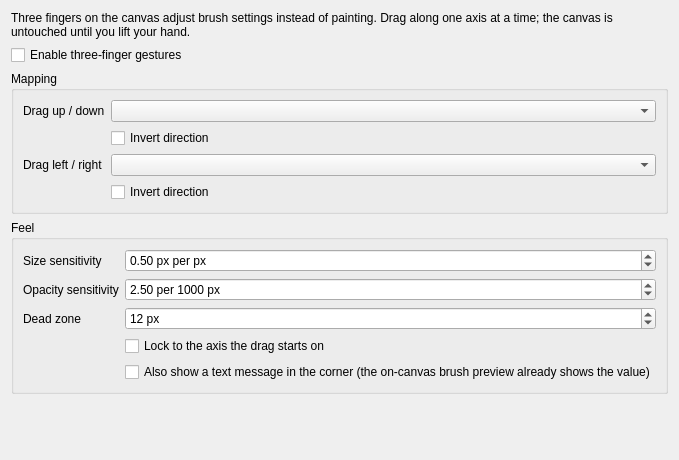
<?xml version="1.0" encoding="utf-8"?>
<ui version="4.0">
 <author>
    SPDX-FileCopyrightText: none
    SPDX-License-Identifier: GPL-3.0-or-later
  </author>
 <class>WdgTouchGestureSettings</class>
 <widget class="QWidget" name="WdgTouchGestureSettings">
  <property name="geometry">
   <rect>
    <x>0</x>
    <y>0</y>
    <width>601</width>
    <height>460</height>
   </rect>
  </property>
  <layout class="QVBoxLayout" name="verticalLayout">
   <item>
    <widget class="QLabel" name="lblIntro">
     <property name="text">
      <string>Three fingers on the canvas adjust brush settings instead of painting. Drag along one axis at a time; the canvas is untouched until you lift your hand.</string>
     </property>
     <property name="wordWrap">
      <bool>true</bool>
     </property>
    </widget>
   </item>
   <item>
    <widget class="QCheckBox" name="chkEnabled">
     <property name="text">
      <string>Enable three-finger gestures</string>
     </property>
    </widget>
   </item>
   <item>
    <widget class="QGroupBox" name="boxMapping">
     <property name="title">
      <string>Mapping</string>
     </property>
     <layout class="QFormLayout" name="formMapping">
      <item column="0" row="0">
       <widget class="QLabel" name="lblVertical">
        <property name="text">
         <string>Drag up / down</string>
        </property>
       </widget>
      </item>
      <item column="1" row="0">
       <widget class="QComboBox" name="cmbVerticalAction"/>
      </item>
      <item column="1" row="1">
       <widget class="QCheckBox" name="chkInvertVertical">
        <property name="text">
         <string>Invert direction</string>
        </property>
       </widget>
      </item>
      <item column="0" row="2">
       <widget class="QLabel" name="lblHorizontal">
        <property name="text">
         <string>Drag left / right</string>
        </property>
       </widget>
      </item>
      <item column="1" row="2">
       <widget class="QComboBox" name="cmbHorizontalAction"/>
      </item>
      <item column="1" row="3">
       <widget class="QCheckBox" name="chkInvertHorizontal">
        <property name="text">
         <string>Invert direction</string>
        </property>
       </widget>
      </item>
     </layout>
    </widget>
   </item>
   <item>
    <widget class="QGroupBox" name="boxFeel">
     <property name="title">
      <string>Feel</string>
     </property>
     <layout class="QFormLayout" name="formFeel">
      <item column="0" row="0">
       <widget class="QLabel" name="lblSizeSensitivity">
        <property name="text">
         <string>Size sensitivity</string>
        </property>
       </widget>
      </item>
      <item column="1" row="0">
       <widget class="QDoubleSpinBox" name="spbSizeSensitivity">
        <property name="toolTip">
         <string>Brush pixels gained per pixel of finger travel.</string>
        </property>
        <property name="suffix">
         <string> px per px</string>
        </property>
        <property name="decimals">
         <number>2</number>
        </property>
        <property name="minimum">
         <double>0.010000000000000</double>
        </property>
        <property name="maximum">
         <double>10.000000000000000</double>
        </property>
        <property name="singleStep">
         <double>0.050000000000000</double>
        </property>
        <property name="value">
         <double>0.500000000000000</double>
        </property>
       </widget>
      </item>
      <item column="0" row="1">
       <widget class="QLabel" name="lblOpacitySensitivity">
        <property name="text">
         <string>Opacity sensitivity</string>
        </property>
       </widget>
      </item>
      <item column="1" row="1">
       <widget class="QDoubleSpinBox" name="spbOpacitySensitivity">
        <property name="toolTip">
         <string>Percent of the full opacity range covered by 1000 pixels of finger travel. At 2.5 a 400 pixel drag walks the whole range.</string>
        </property>
        <property name="suffix">
         <string> per 1000 px</string>
        </property>
        <property name="decimals">
         <number>2</number>
        </property>
        <property name="minimum">
         <double>0.100000000000000</double>
        </property>
        <property name="maximum">
         <double>20.000000000000000</double>
        </property>
        <property name="singleStep">
         <double>0.250000000000000</double>
        </property>
        <property name="value">
         <double>2.500000000000000</double>
        </property>
       </widget>
      </item>
      <item column="0" row="2">
       <widget class="QLabel" name="lblDeadZone">
        <property name="text">
         <string>Dead zone</string>
        </property>
       </widget>
      </item>
      <item column="1" row="2">
       <widget class="QSpinBox" name="spbDeadZone">
        <property name="toolTip">
         <string>How far three fingers must travel before Krita commits to an axis. Larger values make a three-finger tap harmless.</string>
        </property>
        <property name="suffix">
         <string> px</string>
        </property>
        <property name="minimum">
         <number>0</number>
        </property>
        <property name="maximum">
         <number>200</number>
        </property>
        <property name="value">
         <number>12</number>
        </property>
       </widget>
      </item>
      <item column="1" row="3">
       <widget class="QCheckBox" name="chkLockToAxis">
        <property name="text">
         <string>Lock to the axis the drag starts on</string>
        </property>
       </widget>
      </item>
      <item column="1" row="4">
       <widget class="QCheckBox" name="chkShowFeedback">
        <property name="text">
         <string>Also show a text message in the corner (the on-canvas brush preview already shows the value)</string>
        </property>
       </widget>
      </item>
     </layout>
    </widget>
   </item>
   <item>
    <spacer name="verticalSpacer">
     <property name="orientation">
      <enum>Qt::Vertical</enum>
     </property>
     <property name="sizeHint" stdset="0">
      <size>
       <width>20</width>
       <height>40</height>
      </size>
     </property>
    </spacer>
   </item>
  </layout>
 </widget>
 <resources/>
 <connections/>
</ui>
